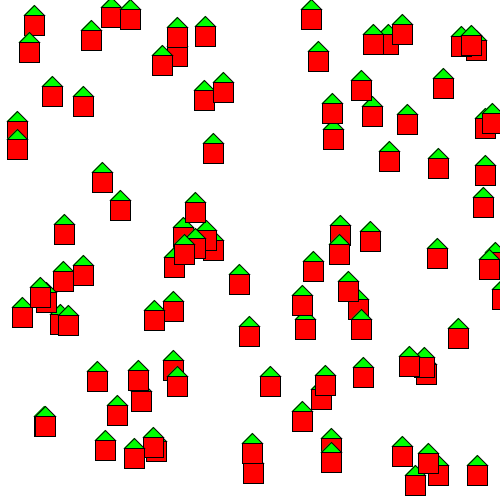
Frame 1 (no input)
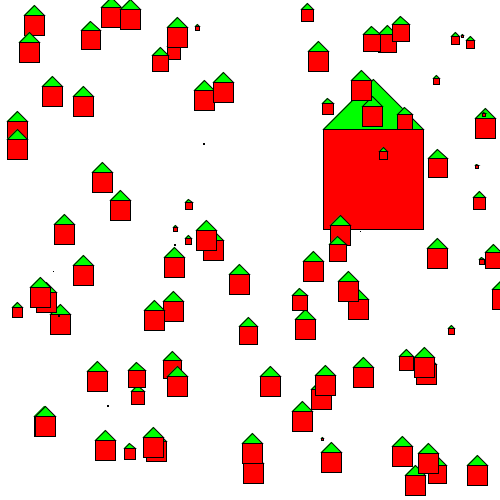
Frame 60 (the mouse pressed at the canvas centre just before this capture)
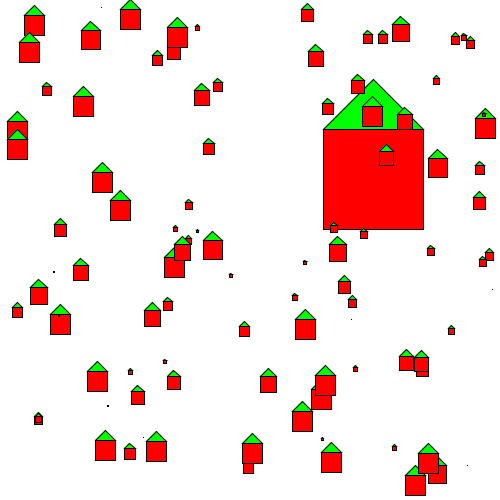
Frame 120 (the mouse held since frame 60 and released just before this capture)

The Processing sketch that drew these frames (run headless with seeded random() and noise(); from frame 60 on, the mouse is pressed at the canvas centre):

// Processing sketch: array_of_houses_with_random
// ── array_of_houses_with_random.pde

//declare: I want an array, and I want this many objects in the list
House [] houses = new House [100]; 


void setup () {
  size (500, 500); 

  //initialize your objects 
  //the same as saying:
  // houses[0] = new House (random, random); 
  // houses[1] = new House (random, random); 
  // houses[2] = new House (random, random); 
  for (int i = 0; i < houses.length; i++) {
    houses[i] = new House (int(random(width)), int(random(height)));
  }
}

void draw() {

  background (255); 

  //Iterate through all the houses and draw them 
  for (int i = 0; i < houses.length; i++) {
    houses[i].drawHouse();
  }

  //Make a random house a random size each time through draw
  houses[int(random(houses.length))].houseSize = int (random (0, 20));

  // When you mouseover the 0th House, all the houses get big
  if (houses[0].isMouseOver()) {
    for (int i = 0; i < houses.length; i++) {
      houses[i].setSize(100);
    }
  }
}


class House {
  int houseX, houseY, houseSize; 

  House (int tempHouseX, int tempHouseY) {

    houseX = tempHouseX; 
    houseY = tempHouseY; 
    houseSize = 20;
  }

  void drawHouse () {
    fill (255, 0, 0); 
    rect (houseX, houseY, houseSize, houseSize); 
    fill (0, 255, 0); 
    triangle (houseX, houseY, houseX + houseSize/2, houseY - houseSize/2, houseX + houseSize, houseY);
  }

  void setSize (int tempSize) {
    houseSize = tempSize;
  }

  boolean isMouseOver () {
    if (mouseX > houseX && mouseX < houseX + houseSize) {
      setSize (30); 
      return true;
    } 
    else {
      setSize (100); 
      return false;
    }
  }
}
